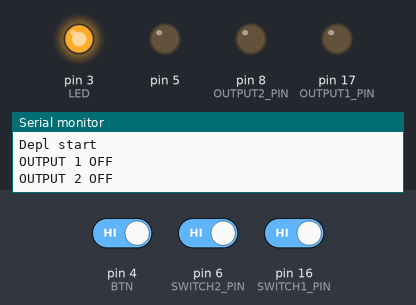
Recording of a sketch running on a simulated Arduino Uno, built with avr-gcc and run on an emulated ATmega328P. Parts: output pins drawn as LEDs (lit = HIGH), the last lines printed to the serial monitor. Inputs (shaded band) come from the test bench; at power-on: pin 4 (BTN) HIGH, pin 6 (SWITCH2_PIN) HIGH, pin 16 (SWITCH1_PIN) HIGH. No radio packets arrive unless stated.

Above: at 2.2 s.
2.3 s: pin 4 (BTN) driven LOW and pin 6 (SWITCH2_PIN) driven LOW and pin 16 (SWITCH1_PIN) driven LOW
At 6.11 s:
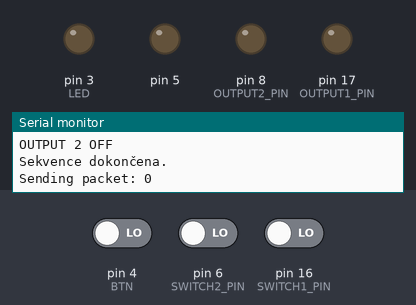
Timing chart, 0 to 7.7 s (numbered marks = the images above; inputs shaded):
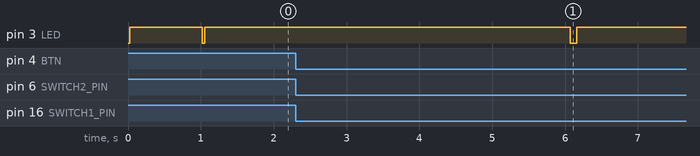

The sketch:

Jennie_fw.ino
```cpp
#include <SPI.h>
#include <LoRa.h>

#include "pakety.h"

#define LED PD3        // LED pro výstup
#define BTN PD4        // Tlačítko pro aktivaci

#define SWITCH1_PIN 16  // Koncový spínač 1
#define OUTPUT1_PIN 17  // Výstup pro spínač 1

#define SWITCH2_PIN 6  // Koncový spínač 2
#define OUTPUT2_PIN 8  // Výstup pro spínač 2

#define PROG_EN PC4
#define JUST_GND PC5

#define TIMEOUT 5000  // Timeout v ms

#define BW 125E3
#define TXPWR 10 // in dBm
#define SF 12 //spreading factor

bool start_depl = false;
unsigned long timeout_state = 0;
bool output1_active = false;
bool output2_active = false;

const float referenceVoltage = 3.3;   // nebo 5.0, podle toho, co přivádíš na AREF
const float voltageDividerRatio = 72.0 / (24.0 + 72.0);

int counter = 0;
int p_counter = 0;

void setup() {
  Serial.begin(9600);

  pinMode(SWITCH1_PIN, INPUT_PULLUP);
  pinMode(SWITCH2_PIN, INPUT_PULLUP);

  pinMode(OUTPUT1_PIN, OUTPUT);
  pinMode(OUTPUT2_PIN, OUTPUT);

  pinMode(LED, OUTPUT);
  pinMode(BTN, INPUT_PULLUP);

  pinMode(PROG_EN, INPUT_PULLUP);
  pinMode(JUST_GND, OUTPUT);
  digitalWrite(JUST_GND, LOW);

  digitalWrite(LED, LOW);
  digitalWrite(OUTPUT1_PIN, LOW);
  digitalWrite(OUTPUT2_PIN, LOW);

  if (!LoRa.begin(868E6)) {
    Serial.println("Starting LoRa failed!");
    while (1);
  } else {
    Serial.println("Starting LoRa succeed");
  }

  // Bezpečnostní pojistka, pokud nechceme deployment
  while (digitalRead(PROG_EN) == LOW) {
    Serial.println("Programming wire connected");
    delay(1000);
  }


  LoRa.setSignalBandwidth(BW);
  LoRa.setTxPower(TXPWR);
  LoRa.setSpreadingFactor(SF);

  // Signalizace zapnutí
  digitalWrite(LED, HIGH);
  delay(1000);
  digitalWrite(LED, LOW);
  Serial.println("setup ok");

}

void loop() {
  delay(30);
  Serial.println("loop start");
  if (digitalRead(BTN) == LOW || !start_depl) {
    start_depl = true;
    Serial.println("Tlačítko stisknuto, start!");

    // Aktivace výstupů
    digitalWrite(LED, HIGH);
    //digitalWrite(OUTPUT1_PIN, HIGH);
    //digitalWrite(OUTPUT2_PIN, HIGH);

    output1_active = true;
    output2_active = true;
  }

  if (start_depl) {
    Serial.println("Depl start");
    // Kontrola výstupu 1
    if (output1_active) {
      if (digitalRead(SWITCH1_PIN) == HIGH) {
        digitalWrite(OUTPUT1_PIN, LOW);
        output1_active = false;
        Serial.println("OUTPUT 1 OFF");
      }
    }

    // Kontrola výstupu 2
    if (output2_active) {
      if (digitalRead(SWITCH2_PIN) == HIGH) {
        digitalWrite(OUTPUT2_PIN, LOW);
        output2_active = false;
        Serial.println("OUTPUT 2 OFF");
      }
    }
    if (!output1_active && !output2_active) {
      //start_depl = false;

      delay(5000);

      int raw = analogRead(PC0); // nebo A0
      float voltageADC = (raw / 1023.0) * referenceVoltage;
      float batteryVoltage = voltageADC / voltageDividerRatio;

      digitalWrite(LED, LOW);
      Serial.println("Sekvence dokončena.");

      Serial.print("Sending packet: ");
      Serial.println(counter);

      // send packet
      LoRa.beginPacket();

      LoRa.print("pct n. ");
      LoRa.println(counter);

      LoRa.print("VBatt: ");
      LoRa.println(batteryVoltage);

      LoRa.println(pakety[p_counter]);

      LoRa.endPacket();

      if (p_counter >= packet_count - 1) {
        p_counter = 0;
      } else {
        p_counter++;
      }
      counter++;
    }
  }
}
```

pakety.h
```cpp
#define packet_count 32

String pakety[packet_count] =
{
"Antenna deployment successful.",
"Hello there.",
"On my orbital way.",
"J=N*m",
"Houston? No prob here.",
"Ondreji, prosim",
"Uwu",
"Short'n'Sweet",
"Tanec",
"Observing, that's what I'm doing.",
"Never gonna give you up.",
"Easy peasy, lemon squeezy.",
"Nobody puts Baby in a corner.",
"E: 50 bodu :(",
"Ja nic, ja muzikant.",
"Skola hrou",
"E=mc2",
"Mama mele maso.",
"Zero tolerance for gravity.",
"A: 100 bodu :)",
"Da khuya roi van ngoi dem sao.",
"Never gonna let you down.",
"Anyone can cook.",
"U=R*I :P",
"Kdo se boji, nesmi do lesa.",
"La vida loca.",
"I am your father.",
"Zhasni? Rozni!",
"Edison: Failure is just success in progress.",
"Ciao Kakao",
"Koblizci sli na palacinky s jahodovym dzemem.",
"Aloha, all good :)"
};
```
